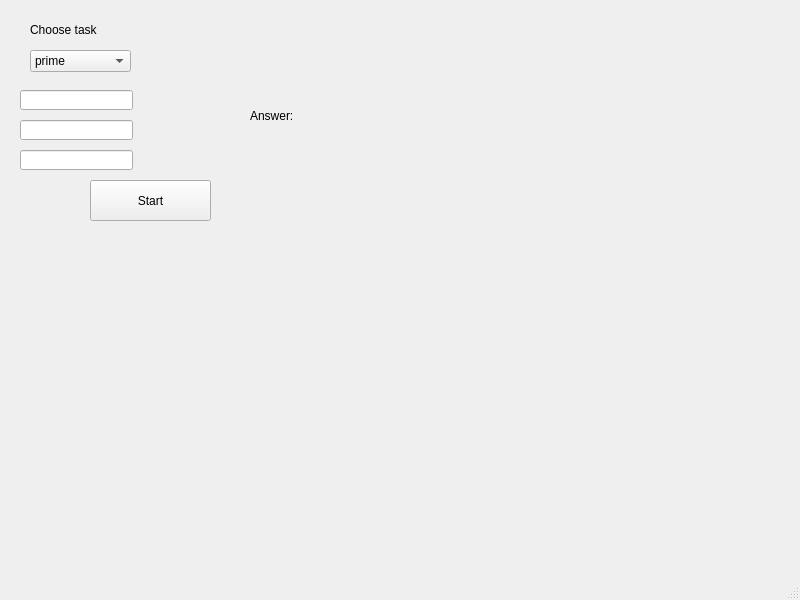
<?xml version="1.0" encoding="UTF-8"?>
<ui version="4.0">
 <class>MainWindow</class>
 <widget class="QMainWindow" name="MainWindow">
  <property name="geometry">
   <rect>
    <x>0</x>
    <y>0</y>
    <width>800</width>
    <height>600</height>
   </rect>
  </property>
  <property name="windowTitle">
   <string>MainWindow</string>
  </property>
  <widget class="QWidget" name="centralwidget">
   <widget class="QLabel" name="label_2">
    <property name="geometry">
     <rect>
      <x>30</x>
      <y>20</y>
      <width>71</width>
      <height>20</height>
     </rect>
    </property>
    <property name="text">
     <string>Choose task</string>
    </property>
   </widget>
   <widget class="QComboBox" name="comboBox">
    <property name="geometry">
     <rect>
      <x>30</x>
      <y>50</y>
      <width>101</width>
      <height>22</height>
     </rect>
    </property>
    <item>
     <property name="text">
      <string>prime</string>
     </property>
    </item>
    <item>
     <property name="text">
      <string>2. Sin(x)</string>
     </property>
    </item>
    <item>
     <property name="text">
      <string>equation</string>
     </property>
    </item>
   </widget>
   <widget class="QLineEdit" name="lineEdit">
    <property name="geometry">
     <rect>
      <x>20</x>
      <y>90</y>
      <width>113</width>
      <height>20</height>
     </rect>
    </property>
   </widget>
   <widget class="QLineEdit" name="lineEdit_2">
    <property name="geometry">
     <rect>
      <x>20</x>
      <y>120</y>
      <width>113</width>
      <height>20</height>
     </rect>
    </property>
   </widget>
   <widget class="QLabel" name="label">
    <property name="geometry">
     <rect>
      <x>250</x>
      <y>80</y>
      <width>151</width>
      <height>71</height>
     </rect>
    </property>
    <property name="text">
     <string>Answer:</string>
    </property>
   </widget>
   <widget class="QLineEdit" name="lineEdit_3">
    <property name="geometry">
     <rect>
      <x>20</x>
      <y>150</y>
      <width>113</width>
      <height>20</height>
     </rect>
    </property>
   </widget>
   <widget class="QPushButton" name="pushButton">
    <property name="geometry">
     <rect>
      <x>90</x>
      <y>180</y>
      <width>121</width>
      <height>41</height>
     </rect>
    </property>
    <property name="text">
     <string>Start</string>
    </property>
   </widget>
  </widget>
  <widget class="QMenuBar" name="menubar">
   <property name="geometry">
    <rect>
     <x>0</x>
     <y>0</y>
     <width>800</width>
     <height>22</height>
    </rect>
   </property>
  </widget>
  <widget class="QStatusBar" name="statusbar"/>
 </widget>
 <resources/>
 <connections/>
</ui>
